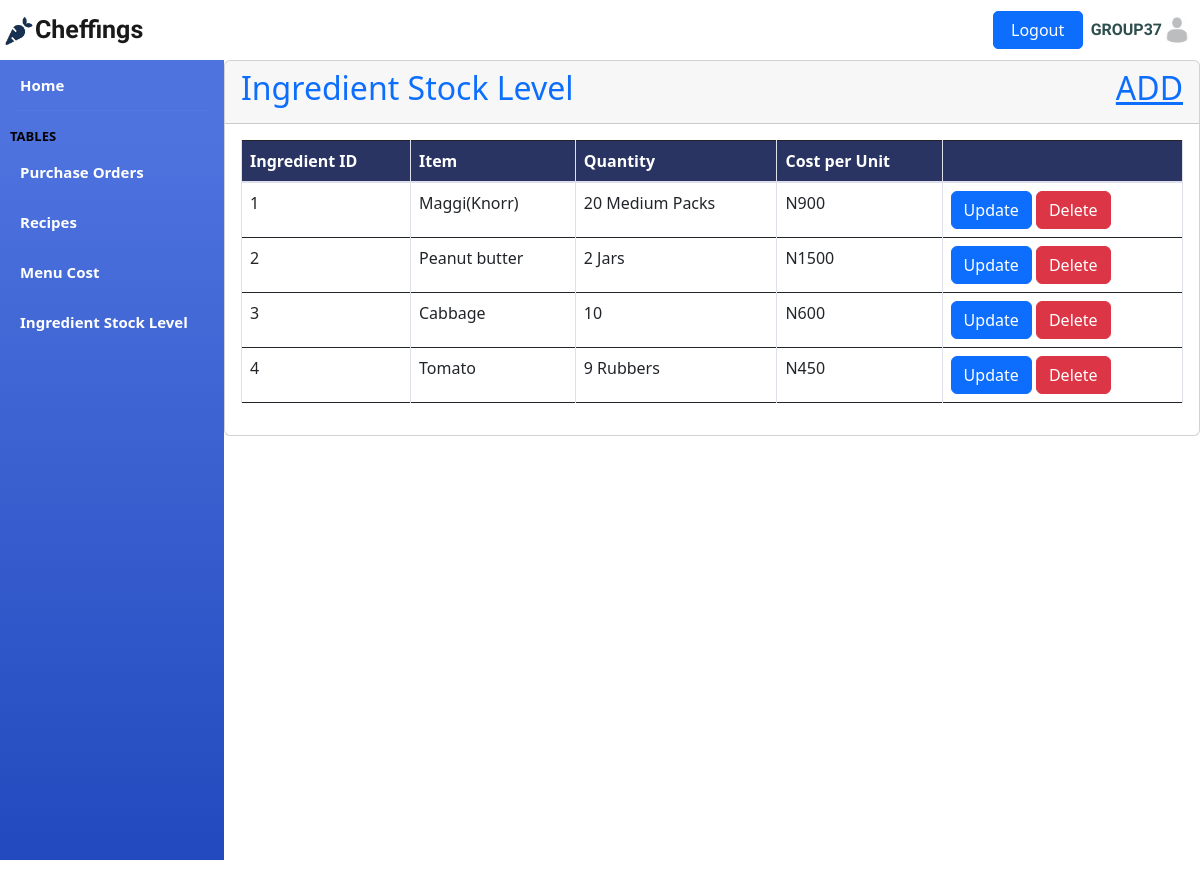
Screenshot of /inventory_pages/stocklevel.php (signed in) with the database file from the repository.
### tables this page shows
CREATE TABLE `admin_table` (
  `id` int(11) NOT NULL,
  `user_id` int(11) NOT NULL,
  `user_name` varchar(50) NOT NULL,
  `password` varchar(50) NOT NULL,
  `cpassword` varchar(50) NOT NULL,
  `date` timestamp NOT NULL DEFAULT current_timestamp()
);

CREATE TABLE `stock_level` (
  `id` int(11) NOT NULL,
  `item` text NOT NULL,
  `quantity` text NOT NULL,
  `cost_per_unit` text NOT NULL,
  `date` timestamp NOT NULL DEFAULT current_timestamp() ON UPDATE current_timestamp()
);

### includes/functions.php (called while the page is built, shortened)
<?php
function check_login($connect)
{
	if (isset($_SESSION['user_id'])) {
		$id = $_SESSION['user_id'];
		$query = "select * from admin_table where user_id = '$id' limit 1";
		$result = mysqli_query($connect, $query);
		if ($result&&mysqli_num_rows($result) > 0) {
			$user_data = mysqli_fetch_assoc($result);
			return $user_data;
		}
	}
	die;
}

### inventory_pages/stocklevel.php (the view, shortened to what this page needs)
<?php
	include("../includes/connection.php");
	include("../includes/topbar.php");
	include("../includes/sidebar.php");
?>
<!DOCTYPE html>
<html>
<head>
<link rel="stylesheet" href="../bootstrap/css/bootstrap.min.css">
<link rel="stylesheet" href="../bootstrap/css/bootstrap.css">
</head>
<div class="card">
			<div class="card-header text-primary">
				<h2>Ingredient Stock Level <a href="new_stocklevel.php" style="float:right;">ADD</a></h2>
			</div>
	<div class="card-body">
		<div class="table-responsive">
			<table class="table table-hover table-bordered">
				<thead>
					<tr>
						<th>Ingredient ID</th>
						<th>Item</th>
						<th>Quantity</th>
						<th>Cost per Unit</th>
						<th></th>
					</tr>
				</thead>
				<tbody>
					<?php
						$query = "SELECT * FROM stock_level";
						$stock = mysqli_query($connect, $query);
						while ($row = $stock->fetch_assoc()) {
							$id=$row["id"];
							$item=$row["item"];
							$quantity=$row["quantity"];
							$cost_per_unit=$row["cost_per_unit"];
							echo "<tr>
								<td>$id</td>
								<td>$item</td>
								<td>$quantity</td>
								<td>$cost_per_unit</td>
								<td>
									<button type='button' class='btn btn-primary'>
										<a href='update_stocklevel.php?update_id=".$id."'>Update</a>
									</button>
									<button type='button' class='btn btn-danger'>
										<a href='delete_stocklevel.php?delete_id=".$id."'>Delete</a>
									</button>
								</td>
							</tr>";
						}
					?>
				</tbody>
			</table>
		</div>
	</div>
</div>
</html>
<?php
	include("../includes/footer.php");
?>

### includes/topbar.php (shortened to what this page needs)
<?php
    include("../includes/connection.php");
    include("../includes/functions.php");
    $user_data = check_login($connect);
?>
<!DOCTYPE html>
<html lang="en">
<link rel="stylesheet" href="../bootstrap/css/bootstrap.min.css">
<link rel="stylesheet" href="../bootstrap/css/bootstrap.css">
<nav class="navbar navbar-expand navbar-light bg-white topbar static-top " id="nav">
            <div>
                <a class="navbar-brand pull-left"  href="index.php" id="cheffings">
					<img src="../img/carrot.jpg" width="35" height="33">Cheffings
			 	</a>
            </div>
        <ul class="navbar-nav ml-auto" style="align-items: center;">
            <li>
                <button class="btn btn-primary" style="border-radius: 5px; width: 90px;">
                    <a id="logout" href="../inventory_pages/logout.php">Logout</a>
                </button>
            </li>
            <li class="nav-item">
                <a class="nav-link">
                <span style="text-transform: uppercase; color:darkslategray; font-weight: 600; font-family: 'Julius Sans One', sans-serif;"><?php echo  $user_data['user_name'] ;?></span>
                <img class="img-profile rounded-circle" id="img" src="../img/profile.jpg">
                </a>
            </li>
        </ul>
</nav>
</html>

### includes/topbar.php (style rules this page uses)
#nav { height: 60px; list-style: none; }
#img { height: 30px; width: 30px; }
#logout { text-decoration-line: none; font-weight: 500; color: white; }
#cheffings { font-family: 'Parisienne', cursive; font-weight:700; font-size: 25px; }

### inventory_pages/stocklevel.php (style rules this page uses)
table thead { background-color: #293462; }
table thead th { color: white; }
tbody a { text-decoration: none; color: white; }

### rows the page displays
admin_table: user_name "GROUP37"
stock_level: id "1", item "Maggi(Knorr)", quantity "20 Medium Packs", cost_per_unit "N900"
stock_level: id "2", item "Peanut butter", quantity "2 Jars", cost_per_unit "N1500"
stock_level: id "3", item "Cabbage", quantity "10", cost_per_unit "N600"
stock_level: id "4", item "Tomato", quantity "9 Rubbers", cost_per_unit "N450"
